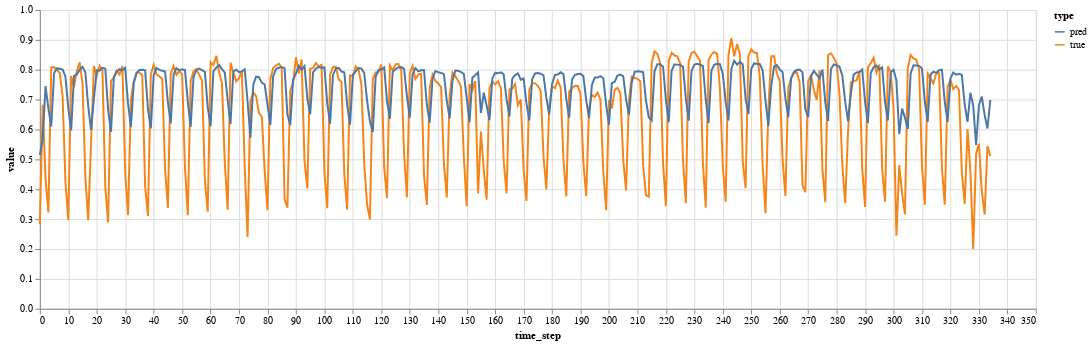

The code cell stored with this chart in its notebook:
### Code cell
import altair as alt
import pandas as pd


y_pred = model.predict(X_valid).ravel()

df = pd.DataFrame({
    'time_step': np.arange(len(y_valid)),
    'true': y_valid,
    'pred': y_pred,
}).melt(
    id_vars=['time_step'], var_name='type'
)

alt.Chart(df).encode(
    x='time_step:Q', y='value:Q', color='type:N'
).mark_line().properties(
    width=1000
)

### Figure 1 — Vega-Lite specification as saved in the notebook (floating-point values rounded to 4 significant figures; data arrays with more than 128 entries replaced by an {"elided": "..."} marker saying what was removed)
{"config": {"view": {"continuousWidth": 400, "continuousHeight": 300}}, "data": {"name": "data-252bf12de23f760ad8543e6b27e45d40"}, "mark": "line", "encoding": {"color": {"field": "type", "type": "nominal"}, "x": {"field": "time_step", "type": "quantitative"}, "y": {"field": "value", "type": "quantitative"}}, "width": 1000, "$schema": "https://vega.github.io/schema/vega-lite/v4.17.0.json", "datasets": {"data-252bf12de23f760ad8543e6b27e45d40": {"elided": "670 records"}}}
